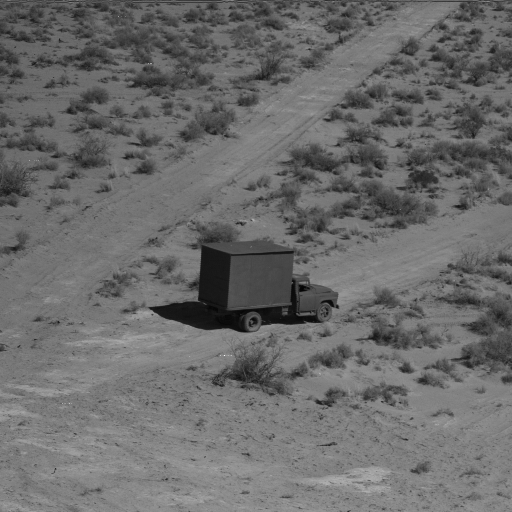
%> input picture Semana 7/car.tiff, 512 x 512 px
$ octave --eval "wavelets('car.tiff');"   (GNU Octave 9; MATLAB toolbox functions it lacks are replaced by stand-ins)
%> lines starting %> are read from the running program, lines starting %| are printed output that depends on the picture
function wavelets(arquivo_imagem)
%> called with arquivo_imagem = 'car.tiff'
  imagem = imread(arquivo_imagem);
%> imagem is the input picture: size 512x512 uint8; min 3, max 250, mean 107.1
  # não consegui importar o dwt2
  [cA_haar, cH_haar, cV_haar, cD_haar] = dwt2(imagem, 'haar', 'mode', 'per');
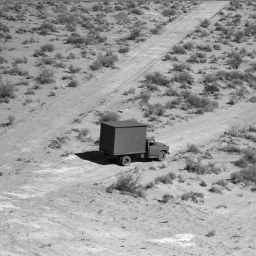
%> cA_haar: size 256x256 double; min 10.5, max 342.5, mean 214.2; drawn with min black and max white
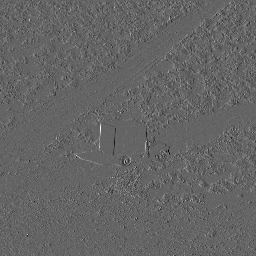
%> cV_haar: size 256x256 double; min -54, max 82.5, mean 0; drawn with min black and max white
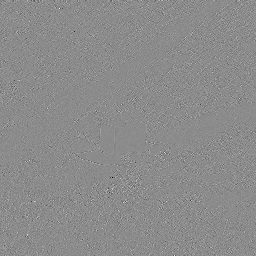
%> cD_haar: size 256x256 double; min -57, max 47, mean 0; drawn with min black and max white
  [cA_db10, cH_db10, cV_db10, cD_db10] = dwt2(imagem, 'db10', 'mode', 'per');
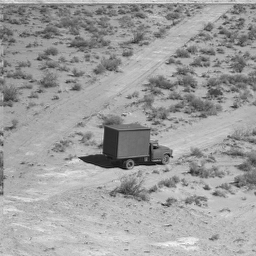
%> cA_db10: size 256x256 double; min -21.08, max 359.2, mean 214.2; drawn with min black and max white
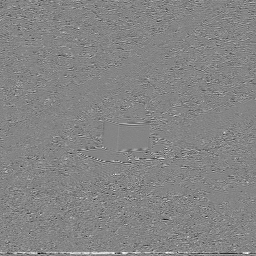
%> cH_db10: size 256x256 double; min -79.43, max 73.19, mean 0; drawn with min black and max white
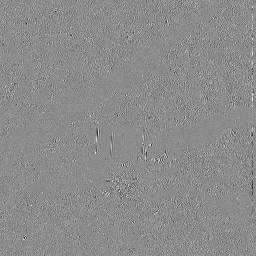
%> cV_db10: size 256x256 double; min -50.36, max 41.68, mean 0; drawn with min black and max white
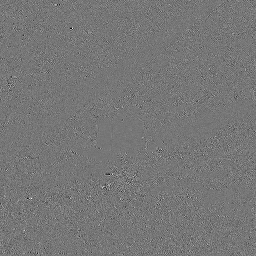
%> cD_db10: size 256x256 double; min -32.89, max 37.71, mean 0; drawn with min black and max white
endfunction
